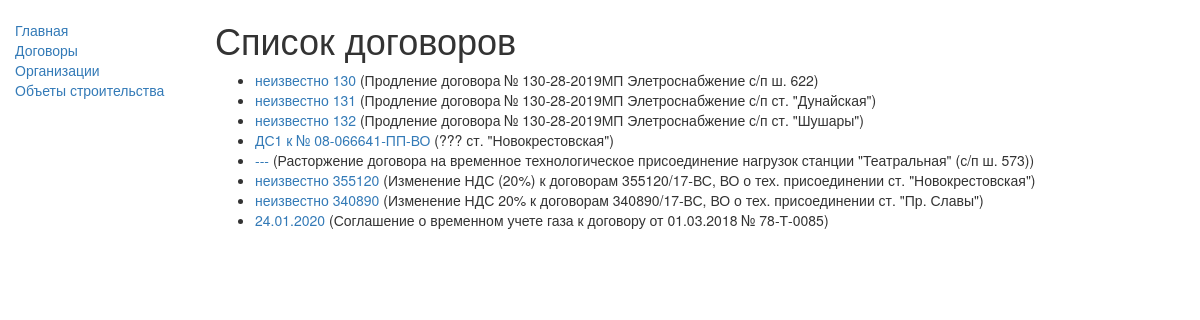
The app's page /catalog/contracts/, older data.
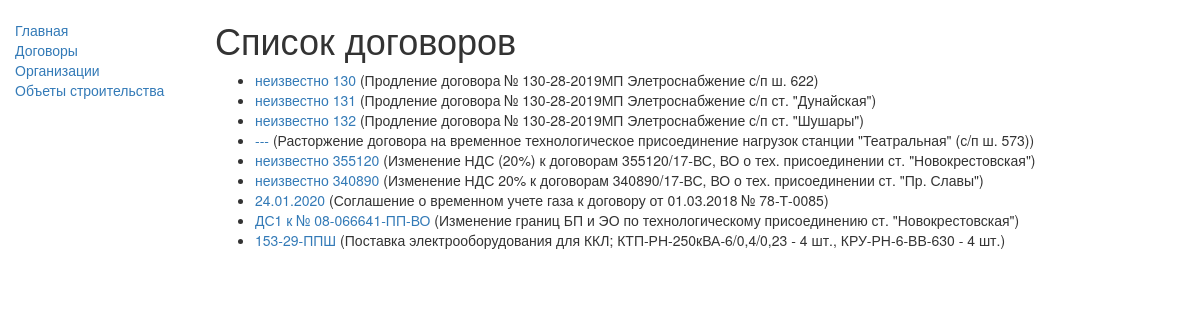
The same page, newer data.
### catalog/models.py (models this page shows, shortened)
class Contract(models.Model):
    number = models.CharField(max_length=50, verbose_name="Номер договора")
    customer = models.ForeignKey('Company', on_delete=models.SET_NULL, null=True, verbose_name="Заказчик",
                                 related_name = 'Company_customer')
    executor = models.ForeignKey('Company', on_delete=models.SET_NULL, null=True, verbose_name="Исполнитель",
                                 related_name = 'Company_executor')
    subject_of_contract = models.TextField(max_length=500, verbose_name="Предмет договора")
    contract_time = models.DateField(null=True, blank=True, verbose_name="Срок действия договора")
    date_of_conclusion = models.DateField(null=True, blank=True, verbose_name="Дата заключения договора")
    status = (
        ('s', 'Подписан'),
        ('o', 'На подписании'),
        ('c', 'Аннулирован'),
        ('t', 'Расторгнут'),
    )
    contract_status = models.CharField(max_length=13, choices=status, default='o', verbose_name="Статус договора")
    constr_object = models.ForeignKey('ConstructionObject', on_delete=models.SET_NULL, null=True,
                                      verbose_name="Объект строительства",
                                      related_name = 'ConstructionObject_constr_object')
    num_work_note = models.IntegerField(null=True, blank=True, verbose_name="Номер служебной записки")
    date_work_note = models.DateField(null=True, blank=True, verbose_name="Дата служебной записки")
    publish = models.DateTimeField(auto_now_add=True, verbose_name="Дата создания записи") # дата создания записи (не видна в админке)
    person_name = (
        ('1', 'Павлышко Екатерина Сергеевна'),
        ('2', 'Пуленкова Римма Николаевна'),
        ('3', 'Бочков Максим Александрович'),
        ('4', 'Великородная Оксана Леонидовна')
    )
    person = models.CharField(max_length=20, choices=person_name, default='Павлышко Е. С.', verbose_name="Контактное лицо ДО")
    class Meta:
        ordering = ["contract_status"] # сортировка договоров по статусу
    def get_absolute_url(self):
        return reverse('contract-detail', args=[str(self.id)])

### catalog/views.py (the view)
class ContractListView(generic.ListView):
    model = Contract

### catalog/templates/catalog/contract_list.html
{% extends "base_generic.html" %}
{% block content %}
    <h1>Список договоров</h1>
    {% if contract_list %}
    <ul>
      {% for contract in contract_list %}
      <li>
        <a href="{{ contract.get_absolute_url }}">{{ contract.number }}</a> ({{contract.subject_of_contract}})
      </li>
      {% endfor %}
    </ul>
    {% else %}
      <p>Договоры отсутствуют</p>
    {% endif %}
{% endblock %}

### catalog/templates/base_generic.html (shortened to what this page needs)
<!DOCTYPE html>
<html lang="ru">
<head>
  <link rel="stylesheet" href="https://maxcdn.bootstrapcdn.com/bootstrap/3.3.7/css/bootstrap.min.css">
  {% load static %}
  <link rel="stylesheet" href="{% static 'css/styles.css' %}">
</head>
<body>
  <div class="container-fluid">
    <div class="row">
      <div class="col-sm-2">
      {% block sidebar %}
      <ul class="sidebar-nav">
          <li><a href="{% url 'index' %}">Главная</a></li>
          <li><a href="{% url 'contracts' %}">Договоры</a></li>
          <li><a href="">Организации</a></li>
          <li><a href="">Объеты строительства</a></li>
      </ul>
     {% endblock %}
      </div>
      <div class="col-sm-10 ">
      {% block content %}{% endblock %}
      </div>
    </div>
  </div>
</body>
</html>

### catalog/static/css/styles.css (style rules this page uses)
.sidebar-nav { margin-top: 20px; padding: 0; list-style: none; }

Row changes from the older to the newer data that the page shows:
changed Contract "ДС1 к № 08-066641-ПП-ВО": subject_of_contract "??? ст. \"Новокрестовская\"" → "Изменение границ БП и ЭО по технологическому присоединению ст. \"Новокрестовская\""; moves down the list
added Contract: number "153-29-ППШ", subject_of_contract "Поставка электрооборудования для ККЛ; КТП-РН-250кВА-6/0,4/0,23 - 4 шт., КРУ-РН-6-ВВ-630 - 4 шт."
